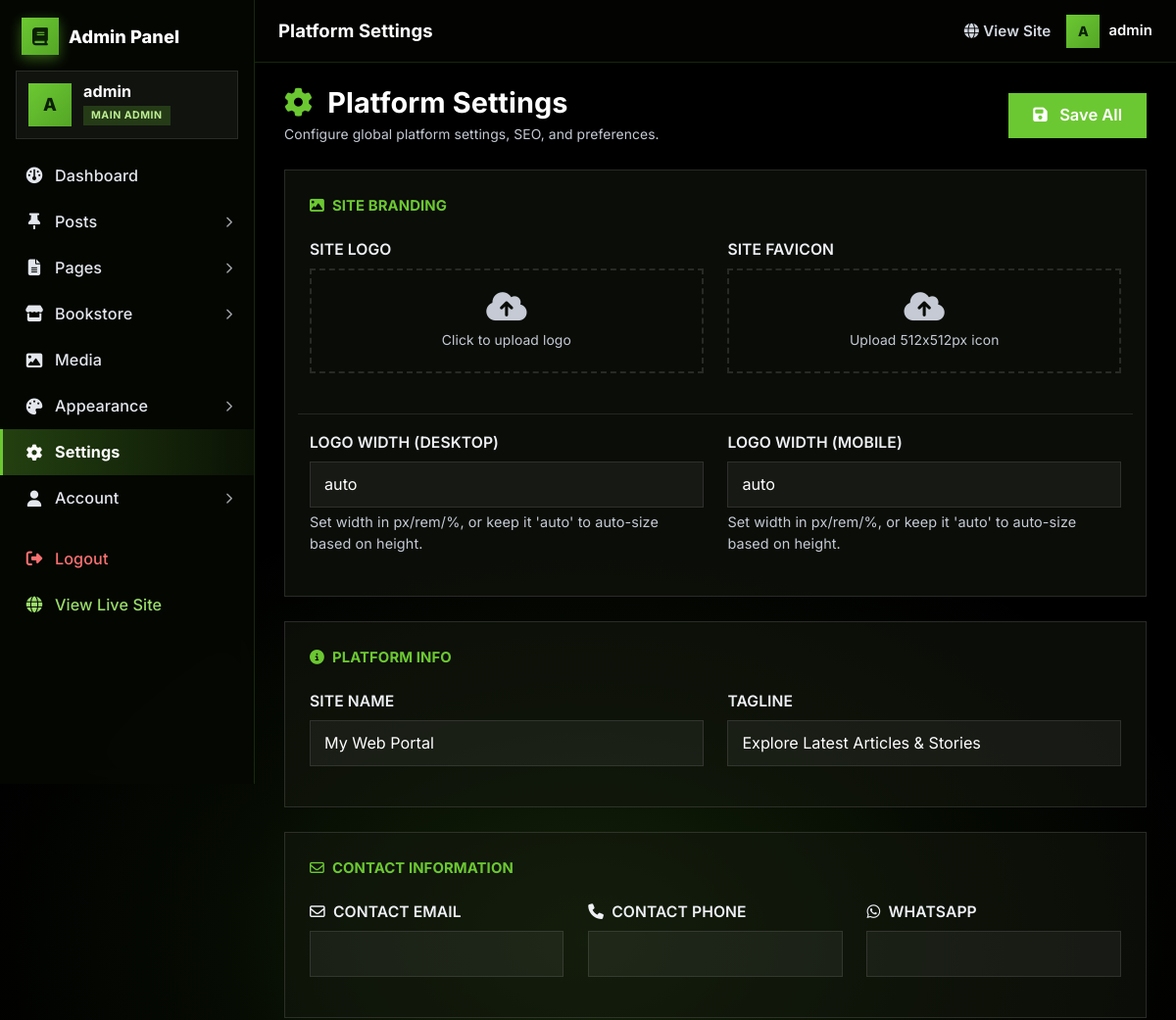
Before: /newlogin/settings.php (signed in, upper part) with the older database file.
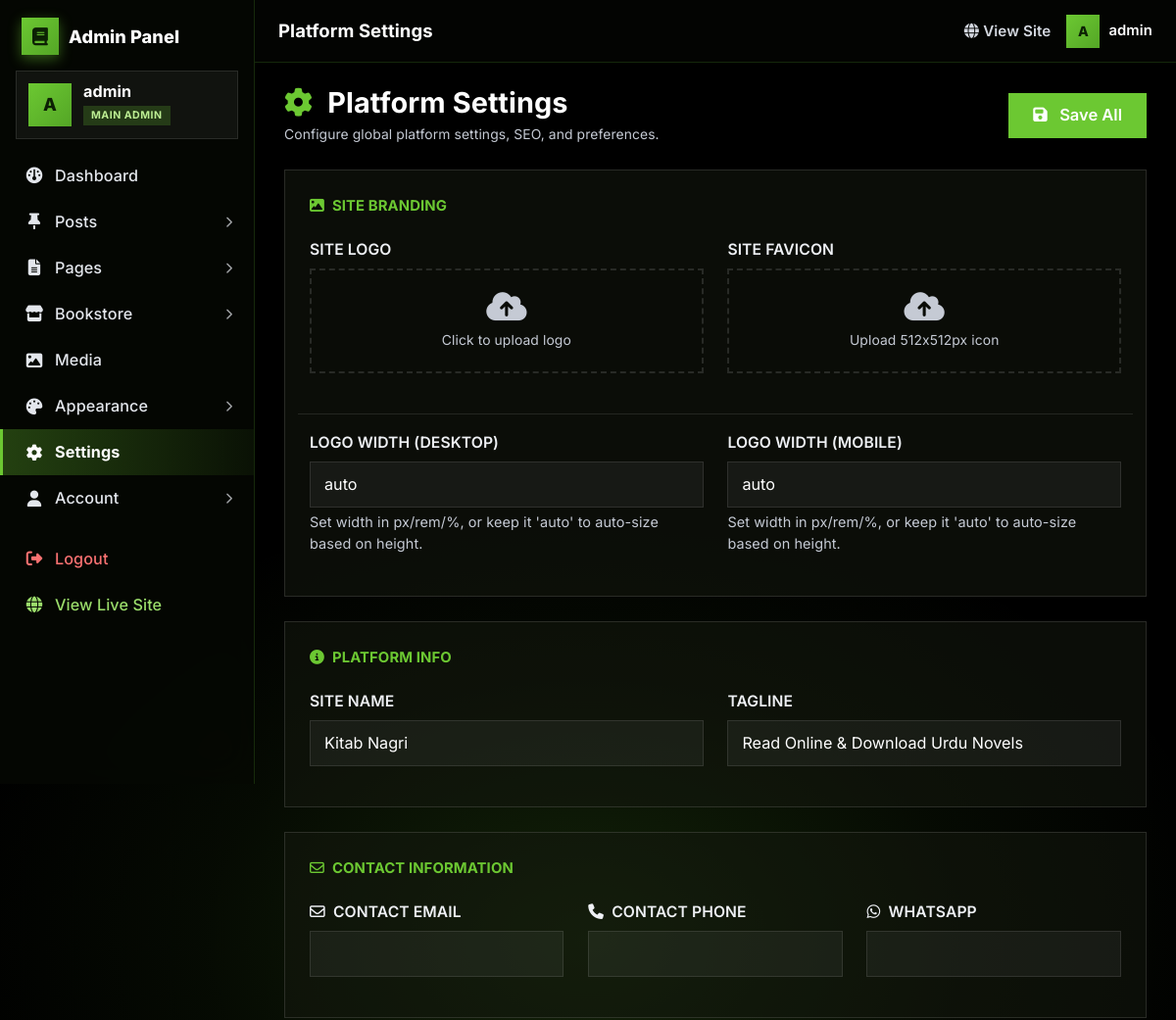
After: the same page with the newer database file.
### tables this page shows
CREATE TABLE IF NOT EXISTS settings (
    id INT PRIMARY KEY,
    site_name VARCHAR(100) DEFAULT 'Kitab Nagri',
    tagline VARCHAR(255) DEFAULT 'Read Online & Download Urdu Novels',
    site_logo VARCHAR(255) DEFAULT NULL,
    site_favicon VARCHAR(255) DEFAULT NULL,
    contact_email VARCHAR(100) DEFAULT NULL,
    contact_phone VARCHAR(50) DEFAULT NULL,
    contact_whatsapp VARCHAR(50) DEFAULT NULL,
    facebook_url VARCHAR(255) DEFAULT NULL,
    instagram_url VARCHAR(255) DEFAULT NULL,
    tiktok_url VARCHAR(255) DEFAULT NULL,
    youtube_url VARCHAR(255) DEFAULT NULL,
    seo_description TEXT DEFAULT NULL,
    seo_keywords TEXT DEFAULT NULL,
    homepage_title VARCHAR(255) DEFAULT NULL,
    homepage_description TEXT DEFAULT NULL,
    permalink_structure VARCHAR(50) DEFAULT 'plain',
    maintenance_mode TINYINT(1) DEFAULT 0,
    google_analytics TEXT DEFAULT NULL,
    search_console TEXT DEFAULT NULL,
    larapush_code TEXT DEFAULT NULL,
    theme_primary VARCHAR(20) DEFAULT '#0f2c5c',
    theme_secondary VARCHAR(20) DEFAULT '#1a56db',
    theme_hover VARCHAR(20) DEFAULT '#fbbf24',
    footer_col1 TEXT DEFAULT NULL,
    footer_col2 TEXT DEFAULT NULL,
    footer_col3 TEXT DEFAULT NULL
);

### db.php (called while the page is built, shortened)
<?php
$conn = new mysqli(DB_HOST, DB_USER, DB_PASS, DB_NAME);
$conn->set_charset('utf8mb4');
$site_settings = app_cache_get('settings:v1');
if (!is_array($site_settings)) {
    $settings_query = $conn->query("SELECT * FROM settings WHERE id = 1");
}

### newlogin/settings.php (the view, shortened to what the changed rows need)
<?php
include '../db.php';
?>
<!DOCTYPE html>
<html lang="en">
<head>
    <link href="https://cdn.jsdelivr.net/npm/bootstrap@5.3.0/dist/css/bootstrap.min.css" rel="stylesheet">
    <link rel="stylesheet" href="https://cdnjs.cloudflare.com/ajax/libs/font-awesome/6.4.0/css/all.min.css">
</head>
<body>
    <div class="main-content">
        <form action="" method="POST" enctype="multipart/form-data">
            <div class="settings-card">
                <div class="row">
                    <div class="col-md-6 mb-3">
                        <label class="form-label">Site Name</label>
                        <input type="text" name="site_name" class="form-control" value="<?php echo htmlspecialchars($site_settings['site_name'] ?? ''); ?>" required>
                    </div>
                    <div class="col-md-6 mb-3">
                        <label class="form-label">Tagline</label>
                        <input type="text" name="tagline" class="form-control" value="<?php echo htmlspecialchars($site_settings['tagline'] ?? ''); ?>" placeholder="E.g., Explore Latest Articles & Stories">
                    </div>
                </div>
            </div>
        </form>
    </div>
</body>
</html>

Changed rows visible on the page:
changed settings: site_name "My Web Portal" → "Kitab Nagri"; tagline "Explore Latest Articles & Stories" → "Read Online & Download Urdu Novels"
